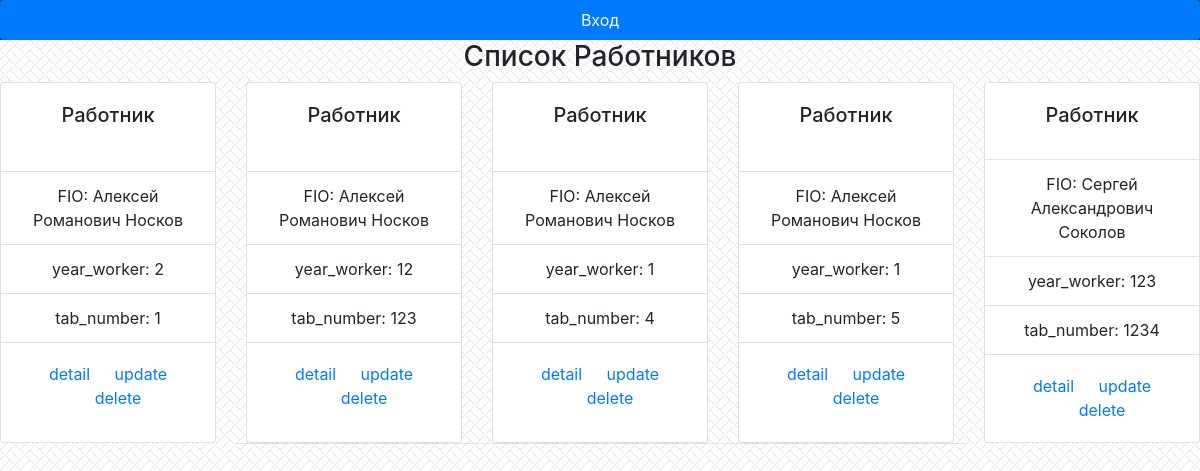
Screenshot of /worker/list/ with the database file from the repository.
### repairs_wagon_app/models.py (models this page shows, shortened)
class Worker(AbstractUser):
    REQUIRED_FIELDS = []
    tab_number = models.IntegerField(unique=True, null=True)
    fio_worker = models.CharField(max_length=30, null=True)
    year_worker = models.IntegerField(null=True)
    base_worker = models.CharField(max_length=50, null=True)
    bonus_worker = models.IntegerField(default=5, null=True)
    number_cart_bank = models.IntegerField(unique=True, null=True)
    brigade = models.ManyToManyField(RepairBrigade, default=1, related_name='workers', null=True)

### repairs_wagon_app/views.py (the view)
# urls.py: path('worker/list/', views.Worker_List.as_view(), name='worker_l'),
class Worker_List(ListView):
    model = Worker
    template_name = 'worker_list.html'

### repairs_wagon_app/templates/worker_list.html (shortened to what this page needs)
{%include 'menu.html'%}
{%block content%}
<link rel="stylesheet" href="https://stackpath.bootstrapcdn.com/bootstrap/4.1.3/css/bootstrap.min.css"
      xmlns="http://www.w3.org/1999/html">
<div class="text-center"><h3>Список Работников</h3></div>
<div class="card-deck">
    {% for object in object_list %}
    <br>
    <div class="card text-center">
      <div class="card-body">
        <h5 class="card-title">Работник</h5>
      </div>
      <ul class="list-group list-group-flush">
        <li class="list-group-item">FIO: {{ object.fio_worker }}</li>
        <li class="list-group-item">year_worker: {{ object.year_worker }}</li>
        <li class="list-group-item">tab_number: {{ object.tab_number }}</li>
      </ul>
        <div class="card-body" >
            <a href="{% url 'worker_d' object.id %}" class="card-link">detail</a>
            <a href="{% url 'worker_u' object.id %}" class="card-link">update</a>
            <a href="{% url 'worker_del' object.id %}" class="card-link">delete</a>
        </div>
    </div>
    {% endfor %}
</div>
{% include 'base.html' %}
{% endblock %}

### repairs_wagon_app/templates/menu.html (shortened to what this page needs)
{% load static %}
<link rel="stylesheet" type="text/css" href="{% static 'wagon/style.css' %}"/>
<link rel="stylesheet" href="https://stackpath.bootstrapcdn.com/bootstrap/4.3.1/css/bootstrap.min.css">
{% if request.user.is_authenticated and request.user.is_staff %}
  {% if request.user.is_authenticated and perms.catalog.can_view_permission %}
<ul class="nav nav-pills nav-fill bg-dark">
  <li class="nav-item">
    <a class="nav-link active" href="/menu_reliz/">Menu</a>
  </li>
  <li class="nav-item dropdown">
    <a class="nav-link dropdown-toggle" data-toggle="dropdown" href="/wagon/list/">Вагоны</a>
    <div class="dropdown-menu">
      <a class="dropdown-item" href="/wagon/add/">Add</a>
      <div class="dropdown-divider"></div>
      <a class="dropdown-item" href="/wagon/list/">List</a>
    </div>
  </li>
  <li class="nav-item dropdown">
    <a class="nav-link dropdown-toggle" data-toggle="dropdown" href="/wagon/list/">Ремонты</a>
    <div class="dropdown-menu">
      <a class="dropdown-item" href="/repair/add/">Add</a>
      <div class="dropdown-divider"></div>
      <a class="dropdown-item" href="/repair/list/">List</a>
    </div>
  </li>
  <li class="nav-item dropdown">
    <a class="nav-link dropdown-toggle" data-toggle="dropdown" href="/wagon/list/">Рабочие</a>
    <div class="dropdown-menu">
      <a class="dropdown-item" href="/worker/add/">Add</a>
      <div class="dropdown-divider"></div>
      <a class="dropdown-item" href="/worker/list/">List</a>
    </div>
  </li>
  <li class="nav-item ">
    <a class="nav-link active" href="/accounts/logout/">Выход</a>
  </li>
</ul>
  {% else %}
<ul class="nav nav-pills nav-fill bg-dark">
  <li class="nav-item">
    <a class="nav-link active" href="/menu_reliz/">Menu</a>
  </li>
  <li class="nav-item">
    <a class="nav-link" href="/wagon/list">Вагоны</a>
  </li>
  <li class="nav-item ">
    <a class="nav-link" href="/repair/list/">Ремонты</a>
  </li>
  <li class="nav-item ">
    <a class="nav-link active" href="/accounts/logout/">Выход</a>
  </li>
</ul>
  {% endif %}
{% else %}
<ul class="nav nav-pills nav-fill bg-dark">
  <li class="nav-item ">
    <a class="nav-link active" href="/accounts/login/">Вход</a>
  </li>
</ul>
{% endif %}

### repairs_wagon_app/templates/base.html (shortened to what this page needs)
<!doctype html>
<html lang="en">
  <head>
    <link rel="stylesheet" href="https://stackpath.bootstrapcdn.com/bootstrap/4.1.3/css/bootstrap.min.css">
  </head>
  <body>
    <div class="container">
      <div class="row justify-content-center">
        <div class="col-8">
          <hr class="mt-0 mb-4">
            </div>
          </div>
        </div>
  </body>
</html>

### repairs_wagon_app/static/wagon/style.css (style rules this page uses)
body { background: white url("images/BACKGROUND.jpg"); }

### rows the page displays
Worker: fio_worker "Алексей Романович Носков", year_worker "2", tab_number "1"
Worker: fio_worker "Алексей Романович Носков", year_worker "12", tab_number "123"
Worker: fio_worker "Алексей Романович Носков", year_worker "1", tab_number "4"
Worker: fio_worker "Алексей Романович Носков", year_worker "1", tab_number "5"
Worker: fio_worker "Сергей Александрович Соколов", year_worker "123", tab_number "1234"
